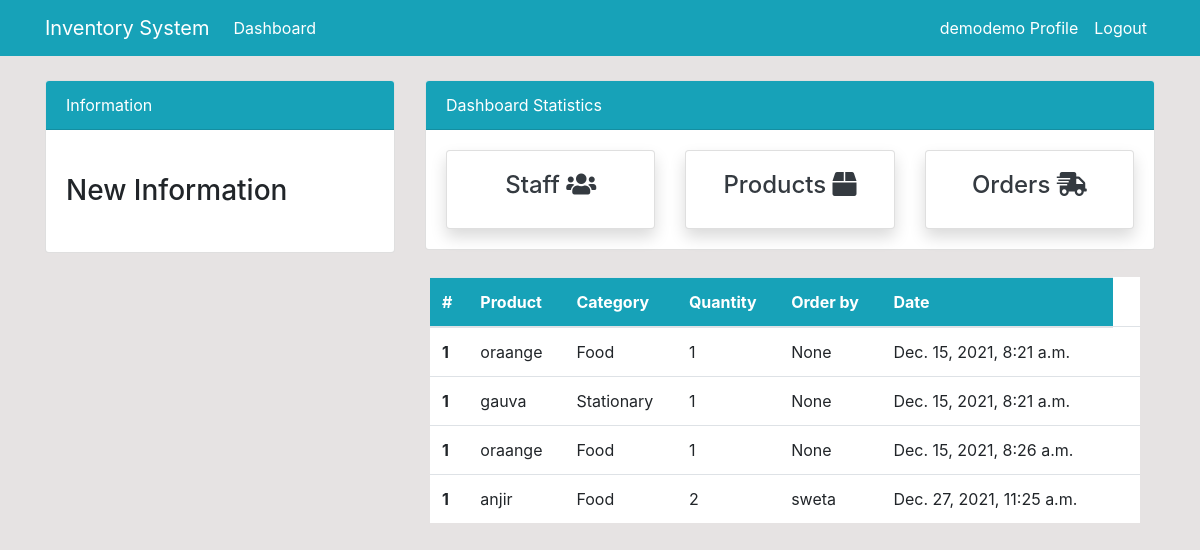
The app's page /order/ (signed in) with its own data.
### dashboard/models.py (models this page shows, shortened)
class Order(models.Model):
    product = models.ForeignKey(Product, on_delete=models.CASCADE, null=True)
    customer = models.ForeignKey(User, on_delete=models.CASCADE, null=True)
    order_quantity = models.PositiveIntegerField(null=True)
    date =models.DateTimeField(auto_now_add=True)
    class Meta:
        verbose_name_plural='Order'

class Product(models.Model):
    name = models.CharField(max_length=100, null=True)
    category = models.CharField(max_length=50, choices=CATEGORY, null=True)
    quantity = models.PositiveIntegerField(null=True)
    def __str__(self) -> str:
        return f'{self.name}'

### dashboard/views.py (the view)
# urls.py: path('order/', views.order, name='dashboard-order'),
@login_required
def order(request):
    orders=Order.objects.all()
    context={
        'orders':orders
    }
    return render(request,'dashboard/order.html',context)

### templates/dashboard/order.html (shortened to what this page needs)
{% extends 'partials/base.html' %}
{%block content%}
{% include 'partials/topnav.html' %}
 <div class="container">
        <div class="row my-4">
            <div class="col-md-4">
            </div>
            <div class="col-md-8">
                <table class="table bg-white">
                    <thead class="bg-info">
                        <tr class="text-white">
                            <th scope="col">#</th>
                            <th scope="col">Product</th>
                            <th scope="col">Category</th>
                            <th scope="col">Quantity</th>
                            <th scope="col">Order by</th>
                            <th scope="col">Date</th>
                        </tr>
                    </thead>
                    <tbody>
                    {% for order in orders %}
                        <tr>
                            <th scope="row">1</th>
                            <td>{{order.product}}</td>
                             <td>{{order.product.category}}</td>
                            <td>{{order.order_quantity}}</td>
                            <td>{{order.customer}}</td>
                            <td>{{order.date}}</td>
                            <td></td>
                        </tr>
                        {% endfor %}
                    </tbody>
                </table>
            </div>
        </div>
    </div>
{%endblock%}

### templates/partials/nav.html (shortened to what this page needs)
<nav class="navbar navbar-expand-lg navbar-info bg-info">
    <div class="container">
        {% if user.is_authenticated %}
        <a class="navbar-brand text-white" href="{% url 'dashboard-index' %}">Inventory System</a>
        <div class="collapse navbar-collapse" id="navbarSupportedContent">
            <ul class="navbar-nav mr-auto">
                <li class="nav-item active">
                    <a class="nav-link text-white" href="{% url 'dashboard-index' %}">Dashboard </a>
                </li>
            </ul>
            <ul class="navbar-nav ml-auto">
                <li class="nav-item active">
                    <a class="nav-link text-white" href="{% url 'user-profile' %}">{{ user.username }} Profile
                        <span class="sr-only">(current)</span></a>
                </li>
                <li class="nav-item">
                    <a class="nav-link text-white" href="{% url 'user-logout' %}">Logout</a>
                </li>
            </ul>
            {% endif %}
        </div>
    </div>
</nav>

### static/style.css (style rules this page uses)
body { background: rgb(230, 227, 227); }

### records on screen
Order: product "oraange", product.category "Food", order_quantity "1", customer "None", date "Dec. 15, 2021, 8:21 a.m."
Order: product "gauva", product.category "Stationary", order_quantity "1", customer "None", date "Dec. 15, 2021, 8:21 a.m."
Order: product "oraange", product.category "Food", order_quantity "1", customer "None", date "Dec. 15, 2021, 8:26 a.m."
Order: product "anjir", product.category "Food", order_quantity "2", customer "sweta", date "Dec. 27, 2021, 11:25 a.m."

### other values on screen
{{ user.username }} "demodemo"
